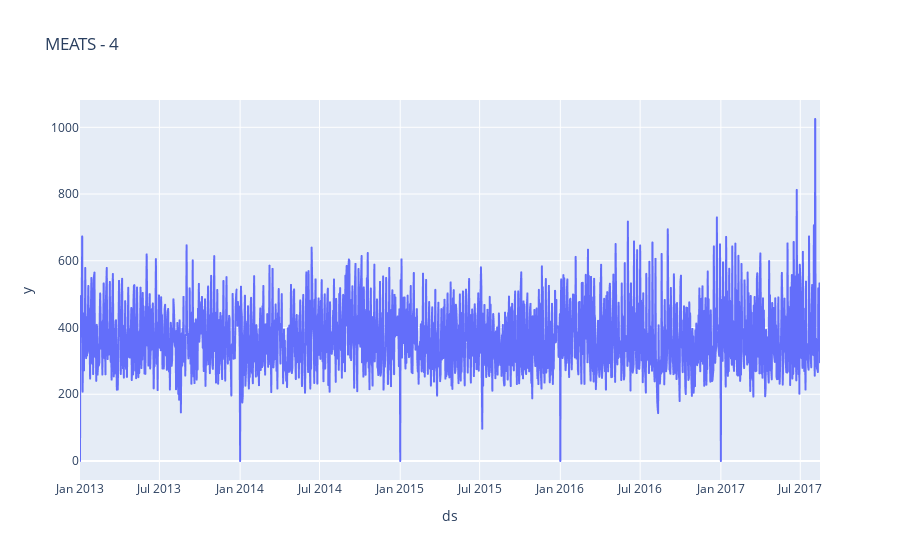

Source (notebook cell):
### Code cell
x = df[["store_nbr", "family"]].drop_duplicates().sample(1)
store_nbr = x["store_nbr"].iloc[0]

family = x["family"].iloc[0]

temp = df[(df["store_nbr"] == store_nbr) & (df["family"] == family)]
px.line(temp, x="ds", y="y", title=f"{family} - {store_nbr}")

### Figure 1 — Plotly figure (JSON) as saved in the notebook; plotly's stock layout.template omitted (floating-point values rounded to 4 significant figures; data arrays with more than 128 entries replaced by an {"elided": "..."} marker saying what was removed)
{"data": [{"hovertemplate": "ds=%{x}<br>y=%{y}<extra></extra>", "legendgroup": "", "line": {"color": "#636efa", "dash": "solid"}, "marker": {"symbol": "circle"}, "mode": "lines", "name": "", "showlegend": false, "type": "scattergl", "x": {"elided": "1684 str values"}, "xaxis": "x", "y": {"elided": "1684 float values"}, "yaxis": "y"}], "layout": {"legend": {"tracegroupgap": 0}, "title": {"text": "MEATS - 4"}, "xaxis": {"anchor": "y", "domain": [0, 1], "title": {"text": "ds"}}, "yaxis": {"anchor": "x", "domain": [0, 1], "title": {"text": "y"}}}}
